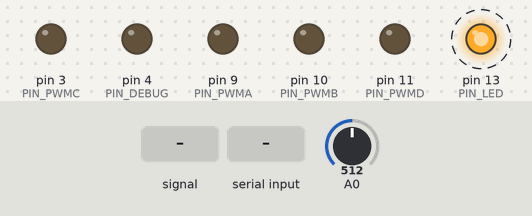
Bench run of a sketch on a simulated Arduino Uno, built with avr-gcc and run on an emulated ATmega328P. Shown: output pins drawn as LEDs (lit = HIGH). Dashed ring = blinking. Inputs (shaded band) come from the test bench; at power-on: A0 = 512. What the sketch prints to the serial monitor is not drawn.

Above: at 1.2 s.
1.3 s: A0 fed a 2 Hz sine of ±306 counts around its level
At 1.75 s:
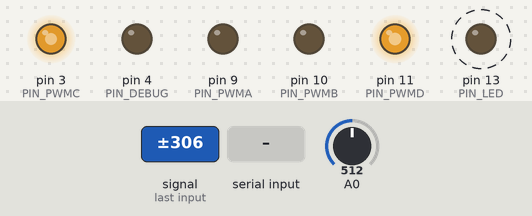
Timing chart, 0 to 1.6 s (numbered marks = the images above; inputs shaded):
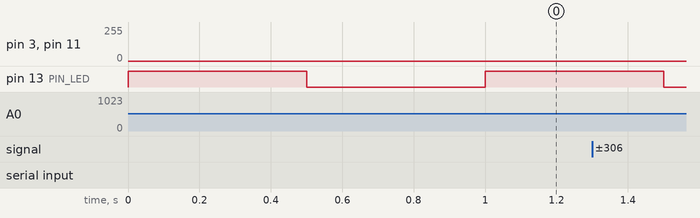

The sketch:

adaptiveFreqOsc2.ino
```cpp
// (licence header left out)
// Library to be included for fast digital I/O when observing the timing with an oscilloscope.
//#include <digitalWriteFast.h>  // library for high performance digital reads and writes by jrraines
                // see http://www.arduino.cc/cgi-bin/yabb2/YaBB.pl?num=1267553811/0
                // and http://code.google.com/p/digitalwritefast/


#define LPERIOD 500000    // the main loop period time in us. In this case 500ms.
#define PIN_LED 13    // PLL locking status indicator LED
#define PIN_PWMA 9  // Timer1 OCR1A 10-bit PWM
#define PIN_PWMB 10 // Timer1 OCR1B 10-bit PWM
#define PIN_PWMC 3 // Timer 2 8-bit PWM
#define PIN_PWMD 11 // Timer 8-bit PWM
#define PIN_DEBUG 4 // test output pin

#define F_INIT 10.0

// global vars
volatile int adcVal;
int dcBias = 512; //dc-bias byte value
unsigned long nextLoop;

char c; // incoming character from console

// adaptive Hopf oscillator parameters
#define T 1/3000.0 // loop frequency = 3kHz.
float Eps = 20.0; // coupling strength (K>0).
                 // Oscillator locks faster at higher values, but the ripple of the frequency is larger.
float gamma = 10.0; // the oscillator follows the amplitude of the stimulus better for larger values for g.
                // May causes instability at large values for gamma.
float mu = 5.0; // Seems to scale the output amplitude. May Cause instability at large values for mu.

float x = 1.0;  // starting point of the oscillator. x=1, y=0 starts as a cosine.
float x_new = 0.0;
float xdot = 0.0;
float y = 0.0;
float y_new = 0.0;
float ydot = 0.0;
float ohm = 2*PI*F_INIT;
float ohm_new = 0.0;
float ohmdot = 0.0;
float F = 0.0;


// ******************************************************************
// Setup
// ******************************************************************
void setup(){
  cli(); // disable interrupts
  pinMode(PIN_LED, OUTPUT);
  pinMode(PIN_PWMA, OUTPUT);
  pinMode(PIN_PWMB, OUTPUT);
  pinMode(PIN_PWMC, OUTPUT);
  pinMode(PIN_PWMD, OUTPUT);
  pinMode(PIN_DEBUG, OUTPUT);

  Serial.begin(115200);

  // initialize ADC for continuous sampling mode
  DIDR0 = 0x3F; // digital inputs disabled for ADC0D to ADC5D
  bitSet(ADMUX, REFS0); // Select Vcc=5V as the ADC reference voltage
  bitClear(ADMUX, REFS1);
  bitClear(ADMUX, MUX0); // select ADC CH# 0
  bitClear(ADMUX, MUX1);
  bitClear(ADMUX, MUX2);
  bitClear(ADMUX, MUX3);
  bitSet(ADCSRA, ADEN); // AD-converter enabled
  bitSet(ADCSRA, ADATE); // auto-trigger enabled
  bitSet(ADCSRA, ADIE); // ADC interrupt enabled

  bitSet(ADCSRA, ADPS0);  // ADC clock prescaler set to 128
  bitSet(ADCSRA, ADPS1);
  bitSet(ADCSRA, ADPS2);

  bitClear(ADCSRB, ACME); // Analog Comparator (ADC)Multiplexer enable OFF
  bitClear(ADCSRB, ADTS0); // triggered by Timer/Counter1 Overflow
  bitSet(ADCSRB, ADTS1);
  bitSet(ADCSRB, ADTS2);
  bitSet(ADCSRA, ADSC);    // start conversion

  /* TIMER1 configured for phase and frequency correct PWM-mode 8, top=ICR1 */
  // prescaler = 1:
  bitSet(TCCR1B, CS10);
  bitClear(TCCR1B, CS11);
  bitClear(TCCR1B, CS12);
  // mode 8:
  bitClear(TCCR1A, WGM10);
  bitClear(TCCR1A, WGM11);
  bitClear(TCCR1B, WGM12);
  bitSet(TCCR1B, WGM13);
  // top value. f_TIM1 = fclk/(2*N*TOP)
  ICR1 = 2667; // f=3kHz.

  // set output compare for pin 9 and 10  (for now we don't use PWM from Tim1 on pin 9 and 10)
  //bitClear(TCCR1A, COM1A0);  // Compare Match PWM 9
  //bitSet(TCCR1A, COM1A1);
  //bitSet(TCCR1A, COM1B0);  // Compare Match PWM 10 - inverted channel
  //bitSet(TCCR1A, COM1B1);

  // PWM output on pin 3&11 (8-bit Tim2 OCR)
  TCCR2B = (TCCR2B & 0xF8)|0x01; // set Pin3 + Pin11 PWM frequency to 31250Hz

  // enable TIMER1 compare interrupt
  bitSet(TIMSK1, TOIE1); // enable Timer1 Interrupt
  sei(); // global enable interrupts

  // start PWM out on pin 3&11
  analogWrite(PIN_PWMC, 127);
  analogWrite(PIN_PWMD, 127);

  nextLoop = micros() + LPERIOD; // Set the loop timer variable for the next loop interval.
}


// ******************************************************************
// Main loop
// ******************************************************************
void loop(){
  digitalWrite(PIN_LED, !digitalRead(PIN_LED)); // toggle the LED

  if(Serial.available()){
  c = Serial.read();
    if(c == 'q') {  // use the 'q' and 'a' keys to set Eps
        Eps += 1;
        Eps = constrain(Eps, 0, 100);
      Serial.print("Epsilon: ");
      Serial.println(Eps,1);
    }
    if(c == 'a') {
        Eps -= 1;
        Eps = constrain(Eps, 0, 100);
      Serial.print("Epsilon: ");
      Serial.println(Eps,1);
    }
    if(c == 'w') { // use the 'w' and 's' keys to set gamma.
        gamma += 1.0;
        gamma = constrain(gamma, 0, 500);
      Serial.print("gamma: ");
      Serial.println(gamma,1);
    }
    if(c == 's') {
        gamma -= 1.0;
        gamma = constrain(gamma, 0, 500);
      Serial.print("gamma: ");
      Serial.println(gamma,1);
    }
    if(c == 'e') { // use the 'e' and 'd' keys to set mu
        mu += 0.1;
        mu = constrain(mu, -10, 10);
      Serial.print("mu: ");
      Serial.println(mu,1);
    }
    if(c == 'd') {
        mu -= 0.1;
        mu = constrain(mu, -10, 10);
      Serial.print("mu: ");
      Serial.println(mu,1);
    }
    if(c == 'f') { // print frequency
        Serial.print("freq: ");
      Serial.println(ohm/(2*PI),2);
    }
  }

  while(nextLoop > micros());  // wait until the end of the time interval
  nextLoop += LPERIOD;  // set next loop time at current time + LOOP_PERIOD
}


/* ******************************************************************
* ADC ISR. The ADC is triggered by Timer1.
* Here we do the fast things at a constant rate. f=3kHz (=60 sampl./grid-period @50Hz)
* *******************************************************************/
ISR(ADC_vect){
  //digitalWriteFast(PIN_DEBUG, HIGH); //for checking the interrupt frequency

  // read the current ADC input channel
  adcVal=ADCL; // store low byte
  adcVal+=ADCH<<8; // store high byte

  // write out PWM pin 11, direct through
  //OCR2A = adcVal>>2;

  F = (float)(adcVal-dcBias)/512.0;  // make input sample float and normalize.

  xdot = gamma*( mu-(sq(x) + sq(y)) )*x - ohm*y + Eps*F;
  ydot = gamma*( mu-(sq(x) + sq(y)) )*y + ohm*x;
  ohmdot = -Eps*F*y/( sqrt(sq(x) + sq(y)) );
  x_new = x + T*xdot;
  y_new = y + T*ydot;
  ohm_new = ohm + T*ohmdot;

  x = x_new;
  y = y_new;
  ohm = ohm_new;

  // write out 8-bit PWM pin 3&11, Hopf-outputs
  OCR2B = round(40*x) + 127; // in-phase output. 40 is a rough scaling.
  OCR2A = round(40*y) + 127; // quadrature output

  // write out 10bit PWM output registers A&B (pin9 and pin10).
  //OCR1AH = adcVal>>8; //MSB
  //OCR1AL = adcVal; //LSB
  //(inverted phase) output:
  //OCR1BH = OCR1AH; //MSB
  //OCR1BL = OCR1AL; //LSB

  //digitalWriteFast(PIN_DEBUG, LOW);
}


/* ******************************************************************
*  Timer1 ISR
*********************************************************************/
ISR(TIMER1_OVF_vect) {
//empty ISR. Only used for triggering the ADC.
}
```
